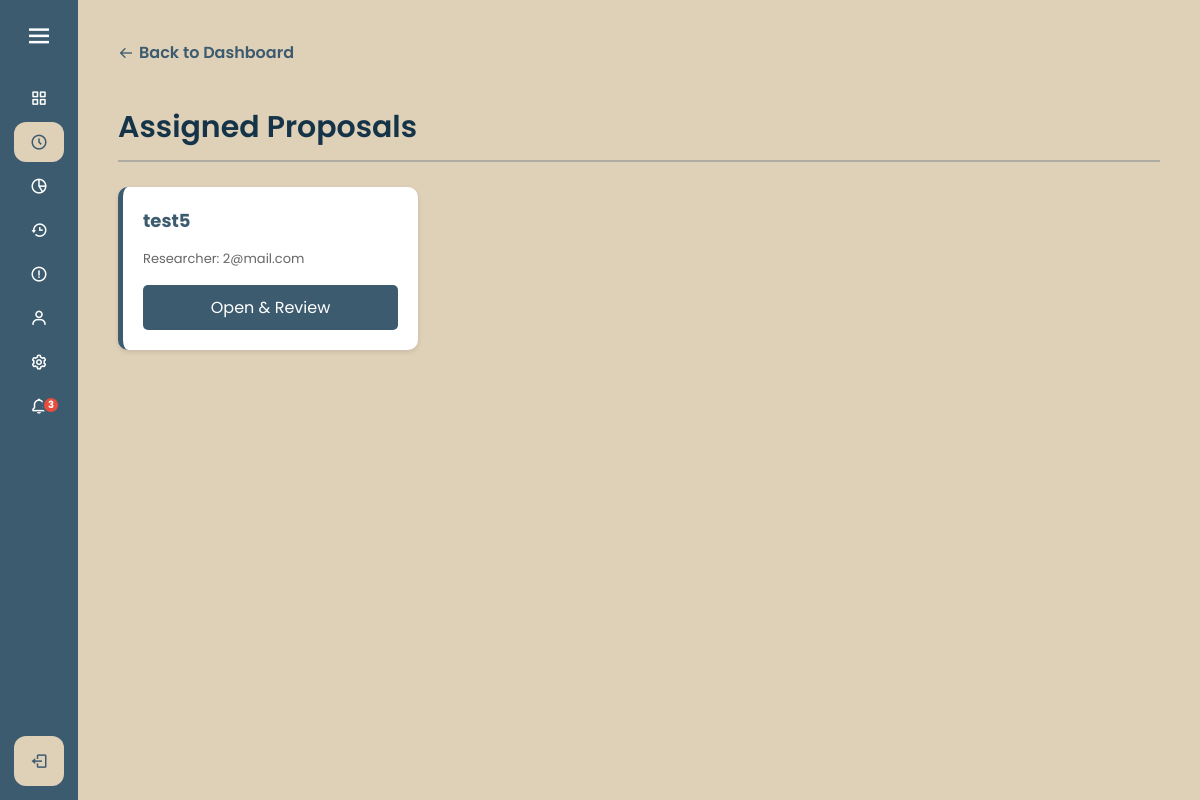
/reviewer_pending.php (signed in), run on an earlier commit of the app's database.
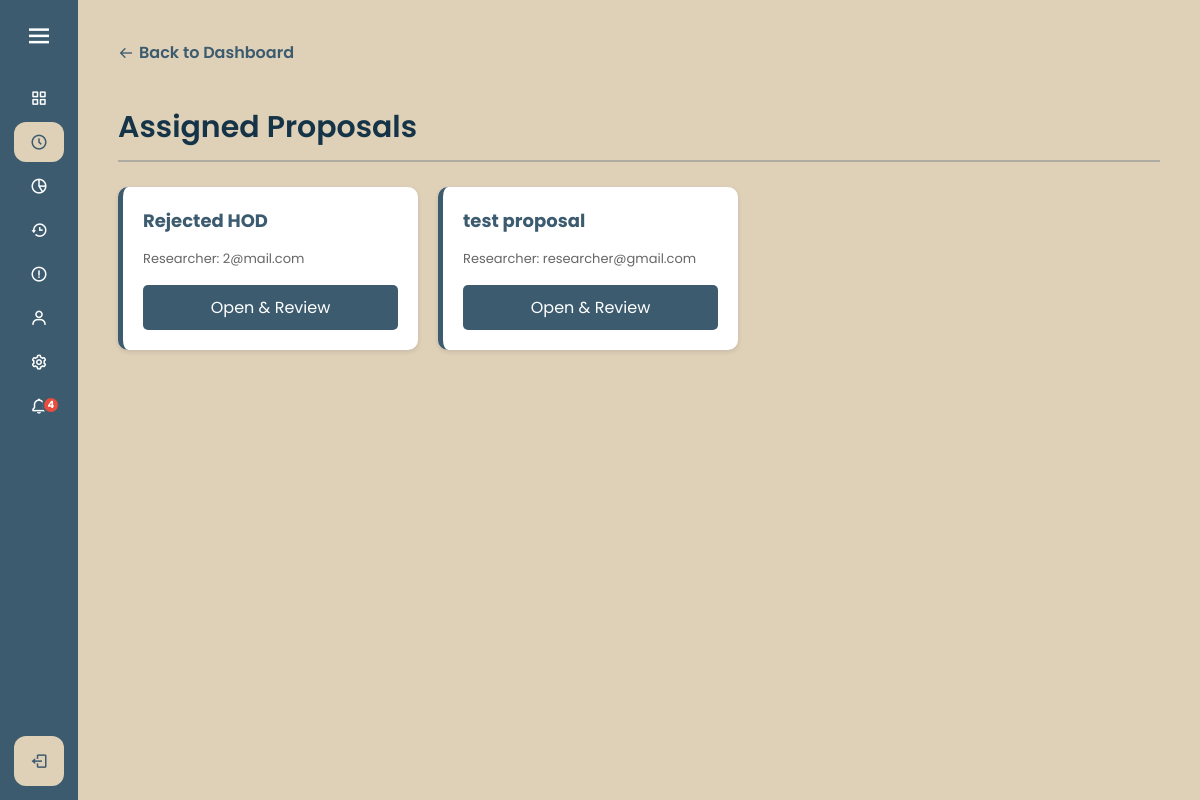
And on a later commit of the database.
### tables this page shows
CREATE TABLE `reviews` (
  `id` int(11) NOT NULL,
  `reviewer_id` int(11) NOT NULL,
  `reviewer_email` varchar(255) DEFAULT NULL,
  `proposal_id` int(11) NOT NULL,
  `status` enum('Pending','Completed') DEFAULT 'Pending',
  `assigned_date` date DEFAULT curdate(),
  `type` enum('Proposal','Appeal') DEFAULT 'Proposal',
  `feedback` text DEFAULT NULL,
  `annotated_file` varchar(255) DEFAULT NULL,
  `decision` enum('RECOMMEND','REJECT') DEFAULT NULL,
  `review_date` datetime DEFAULT NULL
);

CREATE TABLE `proposals` (
  `id` int(11) NOT NULL,
  `title` varchar(255) NOT NULL,
  `description` text DEFAULT NULL,
  `researcher_email` varchar(255) NOT NULL,
  `file_path` varchar(255) NOT NULL,
  `reviewer_email` varchar(255) DEFAULT NULL,
  `status` enum('DRAFT','SUBMITTED','ASSIGNED','PENDING_REVIEW','REQUIRES_AMENDMENT','RESUBMITTED','RECOMMENDED','REJECTED','APPROVED','APPEALED','APPEAL_REJECTED') DEFAULT 'SUBMITTED',
  `created_at` timestamp NOT NULL DEFAULT current_timestamp(),
  `approved_at` datetime DEFAULT NULL,
  `resubmitted_at` datetime DEFAULT NULL,
  `priority` enum('Normal','High') DEFAULT 'Normal',
  `reviewer_feedback` text DEFAULT NULL,
  `amendment_notes` text DEFAULT NULL,
  `budget_requested` decimal(10,2) DEFAULT 0.00,
  `duration_months` int(11) DEFAULT 12,
  `approved_budget` decimal(10,2) DEFAULT 0.00,
  `amount_spent` decimal(10,2) DEFAULT 0.00
);

### reviewer_pending.php (the view, shortened to what the changed rows need)
<?php
require 'config.php';
$email = $_SESSION['email'];
$user_q = $conn->query("SELECT id FROM users WHERE email = '$email'");
$user_id = $user_q->fetch_assoc()['id'];
$query = "SELECT r.id as review_id, p.title, p.file_path, p.researcher_email, r.status, r.type, p.status as proposal_status
          FROM reviews r
          JOIN proposals p ON r.proposal_id = p.id
          WHERE r.reviewer_id = ? AND r.status = 'Pending'";
$stmt = $conn->prepare($query);
$stmt->bind_param("i", $user_id);
$stmt->execute();
$result = $stmt->get_result();
?>
<!DOCTYPE html>
<html lang="en">
<head>
    <link rel="stylesheet" href="styling/style.css">
    <link rel="stylesheet" href="styling/dashboard.css">
    <link href="https://unpkg.com/boxicons@2.1.4/css/boxicons.min.css" rel="stylesheet">
</head>
<body>
    <?php include 'sidebar.php'; ?>
    <section class="home-section">
        <div class="card-container">
            <?php if ($result->num_rows > 0): ?>
                <?php while($row = $result->fetch_assoc()):
                    $is_appeal = ($row['type'] == 'Appeal') || ($row['proposal_status'] == 'APPEALED');
                    $card_style = $is_appeal ? "border-left: 5px solid #dc3545; background: #fff5f5;" : "border-left: 5px solid #3C5B6F;";
                ?>
                    <div class="card" style="width: 300px; padding: 20px; border-radius: 10px; box-shadow: 0 2px 5px rgba(0,0,0,0.1); background: white; <?= $card_style ?>">
                        <div style="display:flex; justify-content:space-between; align-items:start; margin-bottom: 5px;">
                            <h3><?= htmlspecialchars($row['title']) ?></h3>
                        </div>
                        <p style="color: #666; font-size: 13px; margin-bottom: 15px;">
                            Researcher: <?= htmlspecialchars($row['researcher_email']) ?>
                        </p>
                        <a href="review_proposal.php?review_id=<?= $row['review_id'] ?>"
                           style="display: block; text-align: center; background: #3C5B6F; color: white; padding: 10px; text-decoration: none; border-radius: 5px;">
                           Open & Review
                        </a>
                    </div>
                <?php endwhile; ?>
            <?php else: ?>
                <p style="color: #666;">No pending tasks.</p>
            <?php endif; ?>
        </div>
    </section>
</body>
</html>

### sidebar.php (shortened to what the changed rows need)
<?php
require_once 'config.php';
$current = basename($_SERVER['PHP_SELF']);
$unread_count = 0;
if (isset($_SESSION['email']) && isset($conn)) {
    $n_stmt = $conn->prepare("SELECT COUNT(*) as count FROM notifications WHERE user_email = ? AND is_read = 0");
    $n_stmt->bind_param("s", $_SESSION['email']);
    $n_stmt->execute();
    $unread_count = (int)($n_stmt->get_result()->fetch_assoc()['count'] ?? 0);
}
?>
<div class="sidebar" id="sidebar">
    <ul class="nav-list">
        <li>
            <a href="notifications.php" class="<?= $current == 'notifications.php' ? 'active' : '' ?>" style="position: relative;">
                <i class='bx bx-bell'></i>
                <?php if ($unread_count > 0): ?>
                    <span class="notif-badge"><?= $unread_count ?></span>
                <?php endif; ?>
            </a>
        </li>
    </ul>
</div>

What changed in the data, as far as the page shows it:
no longer on this page (row edited): reviews: proposal.title "test5", proposal.researcher_email "2@mail.com"
now on this page (row edited): reviews: proposal.title "Rejected HOD", proposal.researcher_email "2@mail.com"
added reviews: proposal.title "test proposal", proposal.researcher_email "researcher@gmail.com"
Also different on the page:
$unread_count: "3" → "4"
